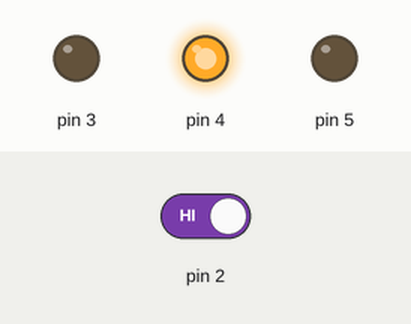
This sketch was run on a simulated Arduino Uno, built with avr-gcc and run on an emulated ATmega328P. Shown: output pins drawn as LEDs (lit = HIGH). Inputs (shaded band) come from the test bench; at power-on: pin 2 HIGH.

Above: at 12.3 s.
12.4 s: pin 2 driven LOW
At 13.9 s:
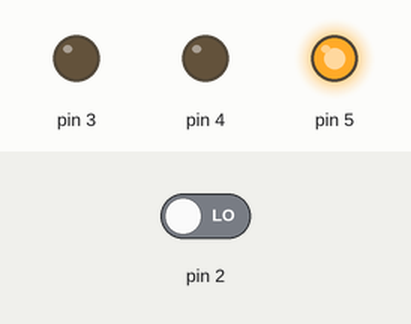
20.3 s: pin 2 driven HIGH
At 25.8 s:
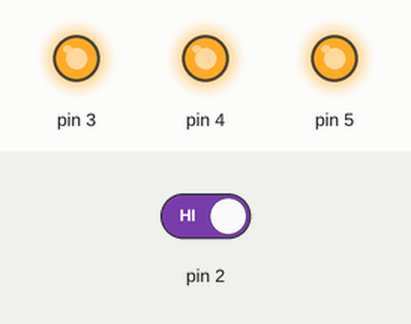
Timing chart, 0 to 32.3 s (numbered marks = the images above; inputs shaded):
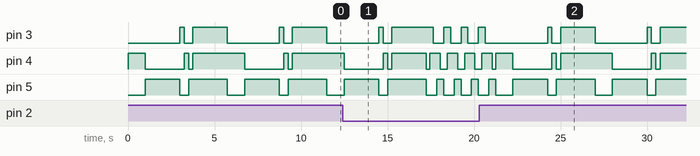

The sketch:

sketch_jun02a.ino
```cpp
void setup()
{
    pinMode(3,OUTPUT);
    pinMode(4,OUTPUT);
    pinMode(5,OUTPUT);
    pinMode(2,INPUT);
}

void loop()
{
    int switchState=0;
    switchState=digitalRead(2);

    if (switchState==LOW)
    {
      digitalWrite(3,HIGH);
      digitalWrite(4,LOW);
      digitalWrite(5,LOW);
      delay(200);
      digitalWrite(3,HIGH);
      digitalWrite(4,HIGH);
      digitalWrite(5,LOW);
      delay(200);
      digitalWrite(3,LOW);
      digitalWrite(4,HIGH);
      digitalWrite(5,LOW);
      delay(200);
      digitalWrite(3,LOW);
      digitalWrite(4,HIGH);
      digitalWrite(5,HIGH);
      delay(200);
      digitalWrite(3,LOW);
      digitalWrite(4,LOW);
      digitalWrite(5,HIGH);
      delay(200);

    }
    else
    {
      digitalWrite(3,LOW);
      digitalWrite(4,HIGH);
      digitalWrite(5,LOW);
      delay(1000);
      digitalWrite(3,LOW);
      digitalWrite(4,LOW);
      digitalWrite(5,HIGH);
      delay(2000);


      digitalWrite(3,HIGH);
      digitalWrite(4,LOW);
      digitalWrite(5,LOW);
      delay(250);
      digitalWrite(3,LOW);
      digitalWrite(4,HIGH);
      digitalWrite(5,LOW);
      delay(250);
      digitalWrite(3,LOW);
      digitalWrite(4,LOW);
      digitalWrite(5,HIGH);
      delay(250);
      digitalWrite(3,HIGH);
      digitalWrite(4,HIGH);
      digitalWrite(5,HIGH);
      delay(2000);
    }
}
```
